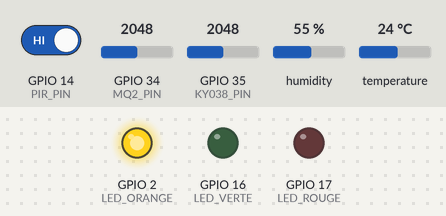
This sketch was run on a simulated ESP32. Shown: output pins drawn as LEDs (lit = HIGH). Inputs (shaded band) come from the test bench; at power-on: humidity 55 %, GPIO 14 (PIR_PIN) HIGH, GPIO 34 (MQ2_PIN) = 2048, GPIO 35 (KY038_PIN) = 2048, temperature 24 °C. WiFi joins after 1.5 s; servers stay silent unless stated; no MQTT or app messages arrive unless stated; what the sketch prints to the serial monitor is not drawn.

Above: at 2.7 s.
2.8 s: humidity set to 41 %
8.8 s: humidity set to 38 %
At 12.9 s:
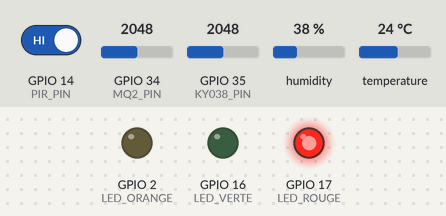
14.8 s: GPIO 14 (PIR_PIN) driven LOW
At 17.7 s:
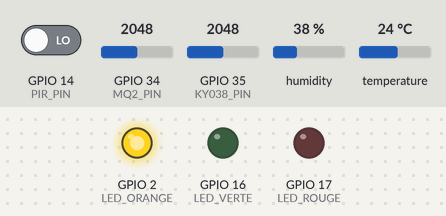
23.1 s: GPIO 34 (MQ2_PIN) set to 438
29.1 s: GPIO 34 (MQ2_PIN) set to 372
At 32.1 s:
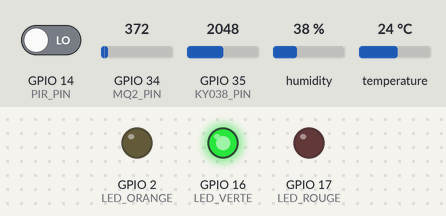
35.1 s: GPIO 34 (MQ2_PIN) set to 440
At 38.1 s:
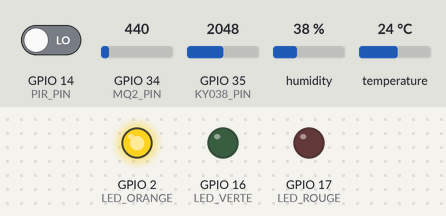
Timing chart, 0 to 39.6 s (numbered marks = the images above; inputs shaded):
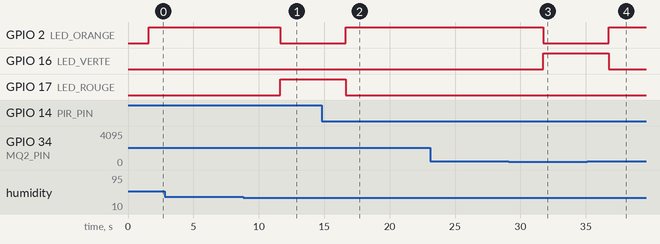

Measured:
- the behaviour switches between 40 and 39 % on humidity (found by bisection; images 0 and 1)
- the behaviour switches between 401 and 400 on GPIO 34 (MQ2_PIN) (found by bisection; images 2 and 3)
- after the input at 8.8 s, GPIO 2 (LED_ORANGE): HIGH → LOW after 2.8 s; GPIO 17 (LED_ROUGE): LOW → HIGH after 2.8 s
- after the input at 14.8 s, GPIO 2 (LED_ORANGE): LOW → HIGH after 1.9 s; GPIO 17 (LED_ROUGE): HIGH → LOW after 1.9 s
- after the input at 29.1 s, GPIO 2 (LED_ORANGE): HIGH → LOW after 2.6 s; GPIO 16 (LED_VERTE): LOW → HIGH after 2.6 s
- after the input at 35.1 s, GPIO 2 (LED_ORANGE): LOW → HIGH after 1.7 s; GPIO 16 (LED_VERTE): HIGH → LOW after 1.7 s

The sketch:

ardiuinicode.ino
```cpp
#include <WiFi.h>
#include <WiFiClientSecure.h>
#include <PubSubClient.h>
#include <Wire.h>
#include <DHT.h>

// === DHT11 ===
#define DHTPIN 26
#define DHTTYPE DHT11
DHT dht(DHTPIN, DHTTYPE);

// === Capteurs ===
#define KY038_PIN 35
#define MQ2_PIN   34
#define PIR_PIN   14

// === LEDs ===
#define LED_ROUGE  17
#define LED_ORANGE 2
#define LED_VERTE  16

// === Wi-Fi ===
const char* ssid = "realme 11";
const char* password = "12345678";

// === HiveMQ Cloud ===
const char* mqtt_server = "383d295644b342beb205f38f7c4125fa.s1.eu.hivemq.cloud";
const int mqtt_port = 8883;
const char* mqtt_user = "Houssine";
const char* mqtt_password = "Houssine2001";

WiFiClientSecure wifiClient;
PubSubClient client(wifiClient);

void setup_wifi() {
  Serial.print("Connexion WiFi à ");
  Serial.println(ssid);
  WiFi.begin(ssid, password);
  while (WiFi.status() != WL_CONNECTED) {
    delay(500);
    Serial.print(".");
  }
  Serial.println("\nConnecté au WiFi !");
}

void reconnect() {
  while (!client.connected()) {
    Serial.print("Connexion MQTT...");
    if (client.connect("ESP32Client", mqtt_user, mqtt_password)) {
      Serial.println("Connecté à HiveMQ !");
    } else {
      Serial.print("Échec, rc=");
      Serial.print(client.state());
      delay(5000);
    }
  }
}

void setup() {
  Serial.begin(115200);
  Wire.begin();
  dht.begin();

  pinMode(PIR_PIN, INPUT);
  pinMode(LED_ROUGE, OUTPUT);
  pinMode(LED_ORANGE, OUTPUT);
  pinMode(LED_VERTE, OUTPUT);

  digitalWrite(LED_ROUGE, LOW);
  digitalWrite(LED_ORANGE, LOW);
  digitalWrite(LED_VERTE, LOW);

  setup_wifi();
  wifiClient.setInsecure();  // ⚠ Insecure TLS pour tests
  client.setServer(mqtt_server, mqtt_port);
}

void loop() {
  if (!client.connected()) reconnect();
  client.loop();

  float temp = dht.readTemperature();
  float hum = dht.readHumidity();
  int sound = analogRead(KY038_PIN);
  int gas = analogRead(MQ2_PIN);
  bool motion = digitalRead(PIR_PIN);

  String qualite = classerQualite(temp, hum, gas, sound, motion);

  Serial.println("=====");
  Serial.print("Temp: "); Serial.println(temp);
  Serial.print("Hum: "); Serial.println(hum);
  Serial.print("Gaz: "); Serial.println(gas);
  Serial.print("Son: "); Serial.println(sound);
  Serial.print("Mouvement: "); Serial.println(motion ? "Oui" : "Non");
  Serial.print("Classe: "); Serial.println(qualite);
  Serial.println("=====");

  String json = "{";
  json += "\"temperature\":" + String(temp, 1) + ",";
  json += "\"humidite\":" + String(hum, 0) + ",";
  json += "\"gaz\":" + String(gas) + ",";
  json += "\"son\":" + String(sound) + ",";
  json += "\"mouvement\":" + String(motion ? "true" : "false") + ",";
  json += "\"qualite\":\"" + qualite + "\"";
  json += "}";

  client.publish("esp32/air", json.c_str());

  delay(5000);
}

String classerQualite(float temp, float hum, int gaz, int son, bool mouvement) {
  // Éteindre toutes les LEDs
  digitalWrite(LED_ROUGE, LOW);
  digitalWrite(LED_ORANGE, LOW);
  digitalWrite(LED_VERTE, LOW);

  float score = 0.0;

  // Température (idéal : 20-28°C)
  if (temp < 18 || temp > 35) score += 2.5;
  else if (temp < 20 || temp > 30) score += 1.5;
  else if (temp < 22 || temp > 28) score += 0.5;

  // Humidité (idéal : 40-60%)
  if (hum < 20 || hum > 80) score += 2.5;
  else if (hum < 30 || hum > 70) score += 1.5;
  else if (hum < 40 || hum > 60) score += 0.5;

  // Gaz (MQ2) – seuil brut
  if (gaz > 1000) score += 3;
  else if (gaz > 700) score += 2;
  else if (gaz > 400) score += 1;

  // Son (KY-038)
  if (son > 3000) score += 2.5;
  else if (son > 2000) score += 1.5;
  else if (son > 1000) score += 0.5;

  // Mouvement
  if (mouvement) score += 1;

  // === Interprétation du score total ===
  String qualite;
  if (score >= 6.0) {
    digitalWrite(LED_ROUGE, HIGH);
    qualite = "Mauvaise 🔴";
  } else if (score >= 3.0) {
    digitalWrite(LED_ORANGE, HIGH);
    qualite = "Moyenne 🟡";
  } else {
    digitalWrite(LED_VERTE, HIGH);
    qualite = "Bonne 🟢";
  }

  return qualite;
}
```
